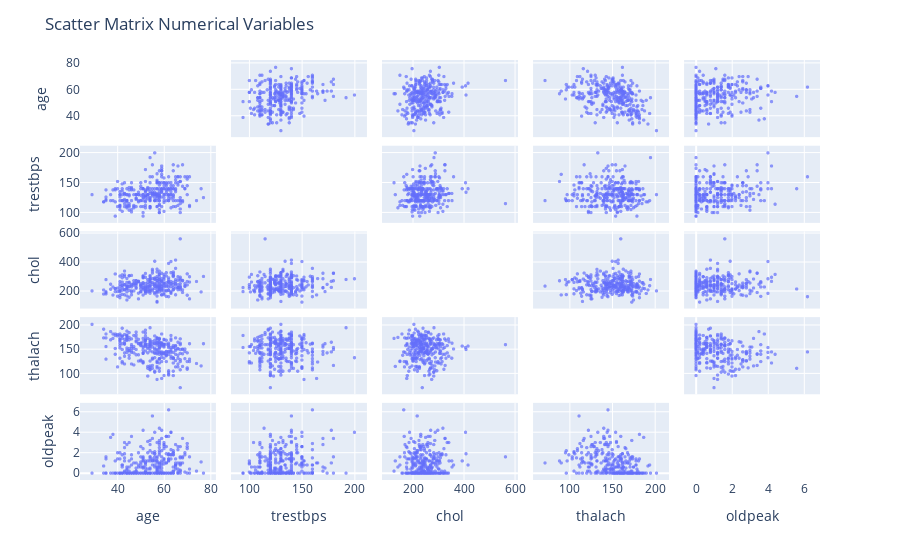

Write notebook code for a chart like this one.
### Code cell
numerical = ['age', 'trestbps', 'chol', 'thalach', 'oldpeak']

data = df[numerical].copy()

fig = px.scatter_matrix(data, dimensions=['age', 'trestbps', 'chol', 'thalach', 'oldpeak'], opacity=0.7)
fig.update_traces(diagonal_visible=False)
fig.update_traces(marker=dict(size=3.5))
fig.update_layout(title='Scatter Matrix Numerical Variables')

fig.show()

### Figure 1 — Plotly figure (JSON) as saved in the notebook; plotly's stock layout.template omitted (floating-point values rounded to 4 significant figures; data arrays with more than 128 entries replaced by an {"elided": "..."} marker saying what was removed)
{"data": [{"diagonal": {"visible": false}, "dimensions": [{"axis": {"matches": true}, "label": "age", "values": {"elided": "303 int values"}}, {"axis": {"matches": true}, "label": "trestbps", "values": {"elided": "303 int values"}}, {"axis": {"matches": true}, "label": "chol", "values": {"elided": "303 int values"}}, {"axis": {"matches": true}, "label": "thalach", "values": {"elided": "303 int values"}}, {"axis": {"matches": true}, "label": "oldpeak", "values": {"elided": "303 float values"}}], "hovertemplate": "%{xaxis.title.text}=%{x}<br>%{yaxis.title.text}=%{y}<extra></extra>", "legendgroup": "", "marker": {"color": "#636efa", "opacity": 0.7, "size": 3.5, "symbol": "circle"}, "name": "", "showlegend": false, "type": "splom"}], "layout": {"dragmode": "select", "legend": {"tracegroupgap": 0}, "margin": {"t": 60}, "title": {"text": "Scatter Matrix Numerical Variables"}}}
